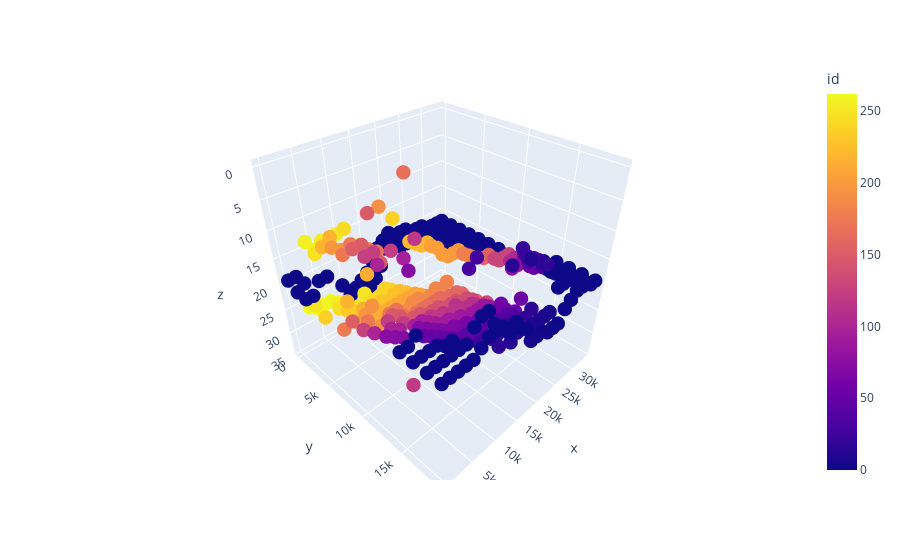

This figure's notebook cell:
### Code cell
import plotly.express as px
fig = px.scatter_3d(tile_config_df, x='x', y='y', z='z', color='id')
fig.update_traces(marker_size = 5)
fig.update_scenes(zaxis_autorange="reversed")
# fig.update_scenes(yaxis_autorange="reversed")
fig.update_scenes(xaxis_autorange="reversed")
fig.show()
fig.write_html(os.path.join(output_path, f'tile_config_{current_sample}.html'))

### Figure 1 — Plotly figure (JSON) as saved in the notebook; plotly's stock layout.template omitted (floating-point values rounded to 4 significant figures; data arrays with more than 128 entries replaced by an {"elided": "..."} marker saying what was removed)
{"data": [{"hovertemplate": "x=%{x}<br>y=%{y}<br>z=%{z}<br>id=%{marker.color}<extra></extra>", "legendgroup": "", "marker": {"color": {"elided": "390 int values"}, "coloraxis": "coloraxis", "size": 5, "symbol": "circle"}, "mode": "markers", "name": "", "scene": "scene", "showlegend": false, "type": "scatter3d", "x": {"elided": "390 int values"}, "y": {"elided": "390 int values"}, "z": {"elided": "390 int values"}}], "layout": {"coloraxis": {"colorbar": {"title": {"text": "id"}}, "colorscale": [[0, "#0d0887"], [0.1111, "#46039f"], [0.2222, "#7201a8"], [0.3333, "#9c179e"], [0.4444, "#bd3786"], [0.5556, "#d8576b"], [0.6667, "#ed7953"], [0.7778, "#fb9f3a"], [0.8889, "#fdca26"], [1, "#f0f921"]]}, "legend": {"tracegroupgap": 0}, "margin": {"t": 60}, "scene": {"domain": {"x": [0, 1], "y": [0, 1]}, "xaxis": {"autorange": "reversed", "title": {"text": "x"}}, "yaxis": {"title": {"text": "y"}}, "zaxis": {"autorange": "reversed", "title": {"text": "z"}}}}}
